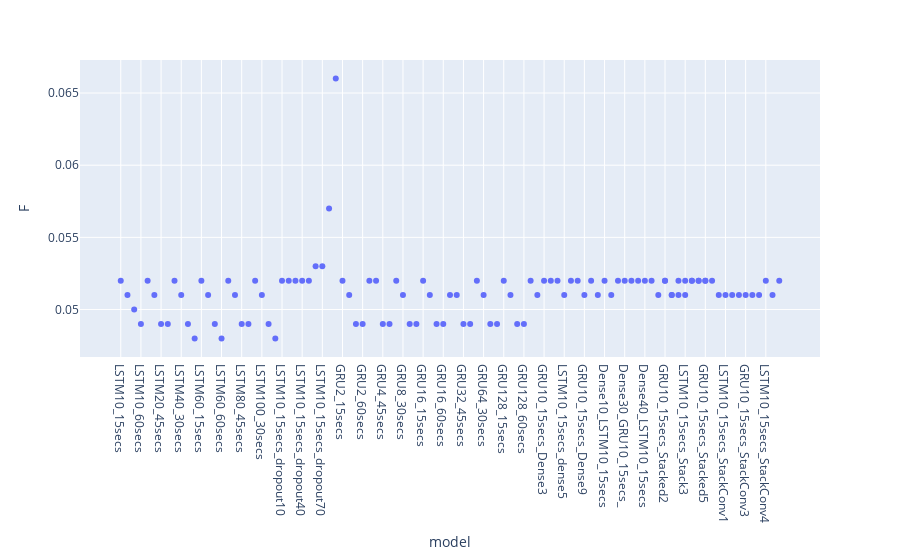

Notebook cell for this chart:
### Code cell
fig = px.scatter(df, x=df.index, y="F", height=800)
fig.show()

### Figure 1 — Plotly figure (JSON) as saved in the notebook; plotly's stock layout.template omitted (floating-point values rounded to 4 significant figures)
{"data": [{"hovertemplate": "model=%{x}<br>F=%{y}<extra></extra>", "legendgroup": "", "marker": {"color": "#636efa", "symbol": "circle"}, "mode": "markers", "name": "", "orientation": "v", "showlegend": false, "type": "scatter", "x": ["LSTM10_15secs", "LSTM10_30secs", "LSTM10_45secs", "LSTM10_60secs", "LSTM20_15secs", "LSTM20_30secs", "LSTM20_45secs", "LSTM20_60secs", "LSTM40_15secs", "LSTM40_30secs", "LSTM40_45secs", "LSTM40_60secs", "LSTM60_15secs", "LSTM60_30secs", "LSTM60_45secs", "LSTM60_60secs", "LSTM80_15secs", "LSTM80_30secs", "LSTM80_45secs", "LSTM80_60secs", "LSTM100_15secs", "LSTM100_30secs", "LSTM100_45secs", "LSTM100_60secs", "LSTM10_15secs_dropout10", "LSTM10_15secs_dropout20", "LSTM10_15secs_dropout30", "LSTM10_15secs_dropout40", "LSTM10_15secs_dropout50", "LSTM10_15secs_dropout60", "LSTM10_15secs_dropout70", "LSTM10_15secs_dropout80", "LSTM10_15secs_dropout90", "GRU2_15secs", "GRU2_30secs", "GRU2_45secs", "GRU2_60secs", "GRU4_15secs", "GRU4_30secs", "GRU4_45secs", "GRU4_60secs", "GRU8_15secs", "GRU8_30secs", "GRU8_45secs", "GRU8_60secs", "GRU16_15secs", "GRU16_30secs", "GRU16_45secs", "GRU16_60secs", "GRU32_15secs", "GRU32_30secs", "GRU32_45secs", "GRU32_60secs", "GRU64_15secs", "GRU64_30secs", "GRU64_45secs", "GRU64_60secs", "GRU128_15secs", "GRU128_30secs", "GRU128_45secs", "GRU128_60secs", "GRU10_15secs_Dense1", "LSTM10_15secs_dense1", "GRU10_15secs_Dense3", "LSTM10_15secs_dense3", "GRU10_15secs_Dense5", "LSTM10_15secs_dense5", "GRU10_15secs_Dense7", "LSTM10_15secs_dense7", "GRU10_15secs_Dense9", "LSTM10_15secs_dense9", "Dense10_GRU10_15secs_", "Dense10_LSTM10_15secs", "Dense20_GRU10_15secs_", "Dense20_LSTM10_15secs", "Dense30_GRU10_15secs_", "Dense30_LSTM10_15secs", "Dense40_GRU10_15secs_", "Dense40_LSTM10_15secs", "Dense50_GRU10_15secs_", "Dense50_LSTM10_15secs", "GRU10_15secs_Stacked2", "LSTM10_15secs_Stack2", "GRU10_15secs_Stacked3", "LSTM10_15secs_Stack3", "GRU10_15secs_Stacked4", "LSTM10_15secs_Stack4", "GRU10_15secs_Stacked5", "GRU10_15secs_Stacked2", "LSTM10_15secs_Stack2", "GRU10_15secs_Stacked3", "LSTM10_15secs_Stack3", "GRU10_15secs_Stacked4", "LSTM10_15secs_Stack4", "GRU10_15secs_Stacked5", "LSTM10_15secs_Stack5", "GRU10_15secs_StackConv1", "LSTM10_15secs_StackConv1", "GRU10_15secs_StackConv2", "LSTM10_15secs_StackConv2", "GRU10_15secs_StackConv3", "LSTM10_15secs_StackConv3", "GRU10_15secs_StackConv4", "LSTM10_15secs_StackConv4", "GRU10_15secs_StackConv5", "LSTM10_15secs_StackConv5"], "xaxis": "x", "y": [0.052, 0.051, 0.05, 0.049, 0.052, 0.051, 0.049, 0.049, 0.052, 0.051, 0.049, 0.048, 0.052, 0.051, 0.049, 0.048, 0.052, 0.051, 0.049, 0.049, 0.052, 0.051, 0.049, 0.048, 0.052, 0.052, 0.052, 0.052, 0.052, 0.053, 0.053, 0.057, 0.066, 0.052, 0.051, 0.049, 0.049, 0.052, 0.052, 0.049, 0.049, 0.052, 0.051, 0.049, 0.049, 0.052, 0.051, 0.049, 0.049, 0.051, 0.051, 0.049, 0.049, 0.052, 0.051, 0.049, 0.049, 0.052, 0.051, 0.049, 0.049, 0.052, 0.051, 0.052, 0.052, 0.052, 0.051, 0.052, 0.052, 0.051, 0.052, 0.051, 0.052, 0.051, 0.052, 0.052, 0.052, 0.052, 0.052, 0.052, 0.051, 0.052, 0.051, 0.051, 0.052, 0.052, 0.052, 0.052, 0.052, 0.051, 0.052, 0.051, 0.052, 0.052, 0.052, 0.052, 0.051, 0.051, 0.051, 0.051, 0.051, 0.051, 0.051, 0.052, 0.051, 0.052], "yaxis": "y"}], "layout": {"autosize": true, "legend": {"tracegroupgap": 0}, "margin": {"t": 60}, "xaxis": {"anchor": "y", "autorange": true, "domain": [0, 1], "range": [-5.803, 103.8], "title": {"text": "model"}, "type": "category"}, "yaxis": {"anchor": "x", "autorange": true, "domain": [0, 1], "range": [0.04684, 0.06716], "title": {"text": "F"}, "type": "linear"}}}
